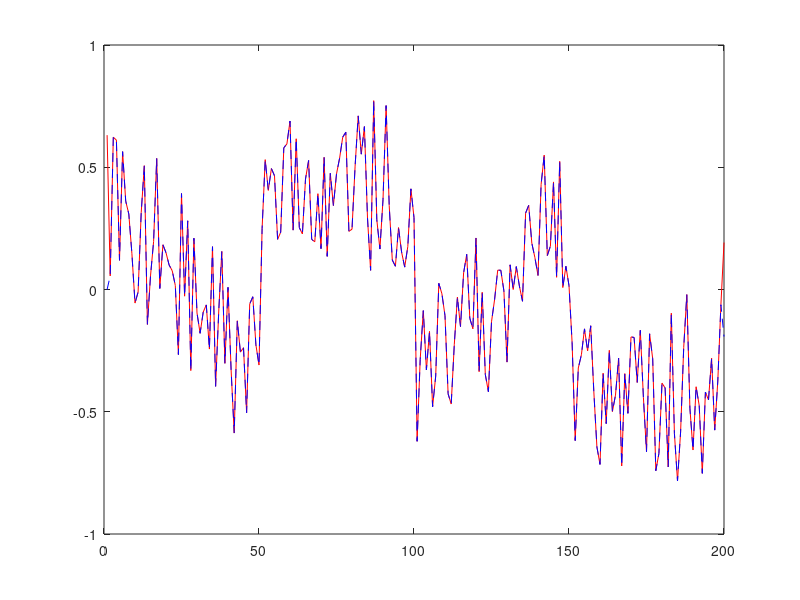

Here is the MATLAB script that generated this plot:
function tmp_check_alpha
close all;

N=200;
theta=linspace(0,2*pi,N);

eps=1e-6;

norm_U=1.531234;
for k=1:N
    U(:,k)=[cos(theta(k)), 0, sin(theta(k))]*norm_U;
    delU(:,k)=[rand 0 rand]';
    [alpha(k) alpha_dot(k)]=compute_alpha(U(:,k),delU(:,k));
    
    alpha_new(k)=compute_alpha(U(:,k)+eps*delU(:,k));
    
end

plot((alpha_new-alpha)/eps,'r');
hold on;
plot(alpha_dot,'b--');


filename='tmp_check_alpha';
save(filename);
evalin('base',['load ' filename]);


end


function [alpha varargout]=compute_alpha(U, varargin)
% compute the angle of attack
% input
%       U : velocity of the wind projected to the x-z plane of the wing
%       frame
%       U_dot : (optional) time-derivative of U
% output
%       alpha : angle of attack [0,pi/2]
%       alpha_dot : computed when U_dot is provided

norm_U=norm(U);
alpha=acos(abs(U(1))/norm_U);

if nargin > 1
    tmp=zeros(1,2);
    U_dot=varargin{1};
    
    if alpha < pi/4
        alpha_dot = -abs(U(3))*dot(U,U_dot)/norm_U^3 + sign(U(3))*U_dot(3)/norm_U;
        alpha_dot = alpha_dot / cos(alpha);       
    else
        alpha_dot = abs(U(1))*dot(U,U_dot)/norm_U^3 - sign(U(1))*U_dot(1)/norm_U;
        alpha_dot = alpha_dot / sin(alpha);
    end
       
    varargout{1}=alpha_dot;
end

end
